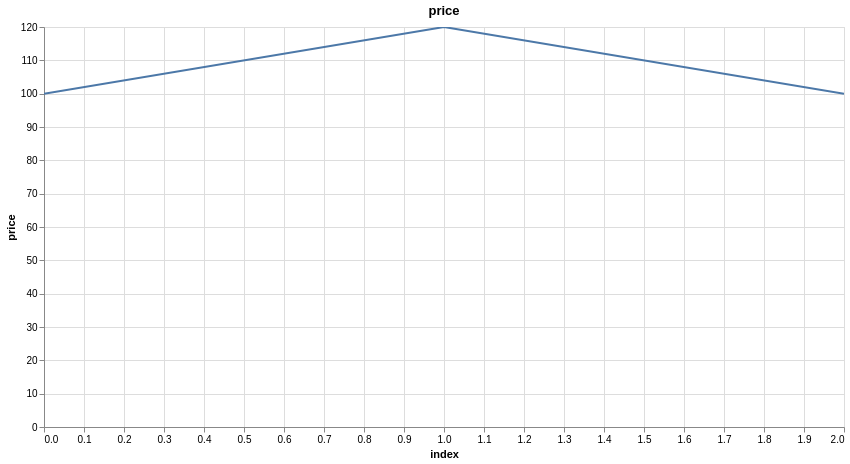

Source (notebook cell):
### Markdown cell above
## Feature Engineering

### Code cell
price_time_series = pl.DataFrame({'price':[100.0,120.0,100.0]})
research.plot_column(price_time_series, 'price')

### Figure 1 — Vega specification as saved in the notebook (floating-point values rounded to 4 significant figures)
{"$schema": "https://vega.github.io/schema/vega/v6.json", "data": [{"name": "param_1e9efca18e7a2868_store"}, {"name": "source_0", "values": [{"index": 0, "price": 100.0}, {"index": 1, "price": 120.0}, {"index": 2, "price": 100.0}]}, {"name": "source_0_x_domain_index", "values": [{"min": 0, "max": 2}]}, {"name": "source_0_y_domain_price", "values": [{"min": 100.0, "max": 120.0}]}], "signals": [{"name": "unit", "value": {}, "on": [{"events": "pointermove", "update": "isTuple(group()) ? group() : unit"}]}, {"name": "param_1e9efca18e7a2868", "update": "vlSelectionResolve(\"param_1e9efca18e7a2868_store\", \"union\")"}, {"name": "param_1e9efca18e7a2868_index", "on": [{"events": [{"source": "view", "type": "dblclick"}], "update": "null"}, {"events": {"signal": "param_1e9efca18e7a2868_translate_delta"}, "update": "panLinear(param_1e9efca18e7a2868_translate_anchor.extent_x, -param_1e9efca18e7a2868_translate_delta.x / width)"}, {"events": {"signal": "param_1e9efca18e7a2868_zoom_delta"}, "update": "zoomLinear(domain(\"x\"), param_1e9efca18e7a2868_zoom_anchor.x, param_1e9efca18e7a2868_zoom_delta)"}]}, {"name": "param_1e9efca18e7a2868_price", "on": [{"events": [{"source": "view", "type": "dblclick"}], "update": "null"}, {"events": {"signal": "param_1e9efca18e7a2868_translate_delta"}, "update": "panLinear(param_1e9efca18e7a2868_translate_anchor.extent_y, param_1e9efca18e7a2868_translate_delta.y / height)"}, {"events": {"signal": "param_1e9efca18e7a2868_zoom_delta"}, "update": "zoomLinear(domain(\"y\"), param_1e9efca18e7a2868_zoom_anchor.y, param_1e9efca18e7a2868_zoom_delta)"}]}, {"name": "param_1e9efca18e7a2868_tuple", "on": [{"events": [{"signal": "param_1e9efca18e7a2868_index || param_1e9efca18e7a2868_price"}], "update": "param_1e9efca18e7a2868_index && param_1e9efca18e7a2868_price ? {unit: \"\", fields: param_1e9efca18e7a2868_tuple_fields, values: [param_1e9efca18e7a2868_index,param_1e9efca18e7a2868_price]} : null"}]}, {"name": "param_1e9efca18e7a2868_tuple_fields", "value": [{"field": "index", "channel": "x", "type": "R"}, {"field": "price", "channel": "y", "type": "R"}]}, {"name": "param_1e9efca18e7a2868_translate_anchor", "value": {}, "on": [{"events": [{"source": "scope", "type": "pointerdown"}], "update": "{x: x(unit), y: y(unit), extent_x: domain(\"x\"), extent_y: domain(\"y\")}"}]}, {"name": "param_1e9efca18e7a2868_translate_delta", "value": {}, "on": [{"events": [{"source": "window", "between": [{"source": "scope", "type": "pointerdown"}, {"source": "window", "type": "pointerup"}], "type": "pointermove", "consume": true}], "update": "{x: param_1e9efca18e7a2868_translate_anchor.x - x(unit), y: param_1e9efca18e7a2868_translate_anchor.y - y(unit)}"}]}, {"name": "param_1e9efca18e7a2868_zoom_anchor", "on": [{"events": [{"source": "scope", "consume": true, "type": "wheel"}], "update": "{x: invert(\"x\", x(unit)), y: invert(\"y\", y(unit))}"}]}, {"name": "param_1e9efca18e7a2868_zoom_delta", "on": [{"events": [{"source": "scope", "type": "wheel", "consume": true}], "update": "pow(1.001, event.deltaY * pow(16, event.deltaMode))", "force": true}]}, {"name": "param_1e9efca18e7a2868_modify", "on": [{"events": {"signal": "param_1e9efca18e7a2868_tuple"}, "update": "modify(\"param_1e9efca18e7a2868_store\", param_1e9efca18e7a2868_tuple, true)"}]}], "marks": [{"type": "line", "name": "marks", "from": {"data": "source_0"}, "sort": {"field": "x"}, "encode": {"update": {"tooltip": {"signal": "{\"index\": format(datum[\"index\"], \"\"), \"price\": format(datum[\"price\"], \"\")}"}, "stroke": {"value": "#4c78a8"}, "defined": {"signal": "isValid(datum[\"index\"]) && isFinite(+datum[\"index\"]) && isValid(datum[\"price\"]) && isFinite(+datum[\"price\"])"}, "x": {"field": "index", "scale": "x"}, "y": {"field": "price", "scale": "y"}}}, "style": ["line"], "interactive": true, "clip": true}], "scales": [{"name": "x", "type": "linear", "domain": [{"signal": "(data(\"source_0_x_domain_index\")[0] || {}).min"}, {"signal": "(data(\"source_0_x_domain_index\")[0] || {}).max"}], "range": [0, {"signal": "width"}], "domainRaw": {"signal": "param_1e9efca18e7a2868[\"index\"]"}, "zero": false, "nice": true}, {"name": "y", "type": "linear", "domain": [{"signal": "(data(\"source_0_y_domain_price\")[0] || {}).min"}, {"signal": "(data(\"source_0_y_domain_price\")[0] || {}).max"}], "range": [{"signal": "height"}, 0], "zero": true, "nice": true, "domainRaw": {"signal": "param_1e9efca18e7a2868[\"price\"]"}}], "axes": [{"scale": "x", "maxExtent": 0, "ticks": false, "minExtent": 0, "zindex": 0, "domain": false, "aria": false, "tickCount": {"signal": "ceil(width/40)"}, "grid": true, "gridScale": "y", "labels": false, "orient": "bottom"}, {"scale": "y", "labels": false, "zindex": 0, "aria": false, "tickCount": {"signal": "ceil(height/40)"}, "orient": "left", "gridScale": "x", "grid": true, "maxExtent": 0, "ticks": false, "minExtent": 0, "domain": false}, {"scale": "x", "labelFlush": true, "title": "index", "labelOverlap": true, "tickCount": {"signal": "ceil(width/40)"}, "orient": "bottom", "grid": false, "zindex": 0}, {"scale": "y", "title": "price", "labelOverlap": true, "zindex": 0, "tickCount": {"signal": "ceil(height/40)"}, "grid": false, "orient": "left"}], "title": {"text": "price", "frame": "group"}, "background": "white", "padding": 5, "width": 800, "height": 400, "style": "cell"}
